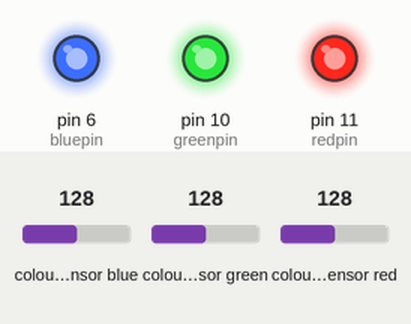
A sketch run on a simulated Arduino Uno, built with avr-gcc and run on an emulated ATmega328P. Parts: output pins drawn as LEDs (lit = HIGH). Wiring (inferred from the names in the program): TCS3200 colour sensor: output pin 4; S2 pin 7; S3 pin 8. Inputs (shaded band) come from the test bench; at power-on: colour sensor blue 128, colour sensor green 128, colour sensor red 128. Pins used as bus, display or sensor lines are not drawn; what the sketch prints to the serial monitor is not drawn.

Above: at 0.1 s.
Timing chart, 0 to 1.6 s (numbered marks = the images above):
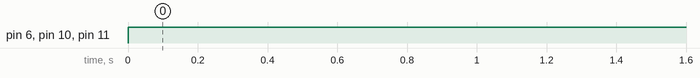

The sketch:

_2_ultrasonic_sensor.ino
```cpp
int redpin = 11;
int greenpin = 10;
int bluepin = 6;
//s0 GND
//s1 5V
int s2 = 7;
int s3 = 8;
int outpin = 4;

int rcolorStrength;
int gcolorStrength;
int bcolorStrength;

unsigned int pulseWidth;

void setup() {
  Serial.begin(9600);

  pinMode(s2, OUTPUT);
  pinMode(s3, OUTPUT);
  pinMode(outpin, INPUT);

  pinMode(redpin, OUTPUT);
  pinMode(greenpin, OUTPUT);
  pinMode(bluepin, OUTPUT);
}

void loop() {

  //to measure red

  digitalWrite(s2, LOW);
  digitalWrite(s3, LOW);
  pulseWidth = pulseIn(outpin, LOW);

  rcolorStrength = pulseWidth / 400. - 1;
  rcolorStrength = (255 - rcolorStrength);


  //to measure green

  digitalWrite(s2, HIGH);
  digitalWrite(s3, HIGH);
  pulseWidth = pulseIn(outpin, LOW);

  gcolorStrength = pulseWidth / 400. - 1;
  gcolorStrength = (255 - gcolorStrength);


  //to measure blue

  digitalWrite(s2, LOW);
  digitalWrite(s3, HIGH);
  pulseWidth = pulseIn(outpin, LOW);

  bcolorStrength = pulseWidth / 400. - 1;
  bcolorStrength = (255 - bcolorStrength);

  //largest reading goes 255
  //smallest reading goes 0
  // middle goes half

  if (rcolorStrength > gcolorStrength && gcolorStrength > bcolorStrength) {
    rcolorStrength = 255;
    gcolorStrength = gcolorStrength / 2.;
    bcolorStrength = 0;
  }


  if (rcolorStrength > bcolorStrength && bcolorStrength > gcolorStrength) {
    rcolorStrength = 255;
    bcolorStrength = bcolorStrength / 2.;
    gcolorStrength = 0;
  }


  if (bcolorStrength > gcolorStrength && gcolorStrength > rcolorStrength) {
    bcolorStrength = 255;
    gcolorStrength = gcolorStrength / 2.;
    rcolorStrength = 0;
  }


  if (bcolorStrength > rcolorStrength && rcolorStrength > gcolorStrength) {
    bcolorStrength = 255;
    rcolorStrength = rcolorStrength / 2.;
    gcolorStrength = 0;
  }


  if (gcolorStrength > rcolorStrength && rcolorStrength > bcolorStrength) {
    gcolorStrength = 255;
    rcolorStrength = rcolorStrength / 2.;
    bcolorStrength = 0;
  }


  if (gcolorStrength > bcolorStrength && bcolorStrength > rcolorStrength) {
    gcolorStrength = 255;
    bcolorStrength = bcolorStrength / 2.;
    rcolorStrength = 0;
  }

  Serial.print(rcolorStrength);
  Serial.print(" , ");

  Serial.print(gcolorStrength);
  Serial.print(" , ");

  Serial.print(bcolorStrength);
  Serial.print(" , ");
  Serial.println("  ");


  digitalWrite(redpin, rcolorStrength);
  digitalWrite(greenpin, gcolorStrength);
  digitalWrite(bluepin, bcolorStrength);
  delay (250);

}
```

Measured:
- by itself, pin 6 (bluepin), pin 10 (greenpin), pin 11 (redpin): LOW → HIGH at 0.00 s
